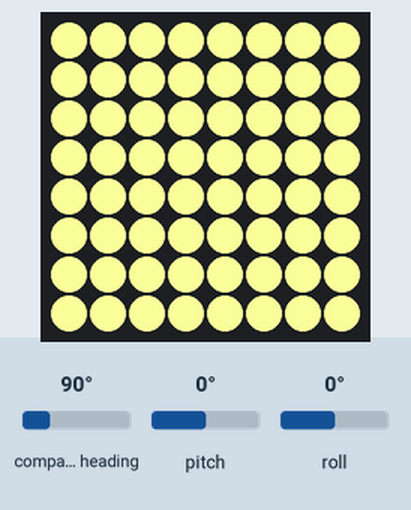
This program was run on a simulated Raspberry Pi (BCM pin numbers) with a Sense HAT. Shown: the Sense HAT's 8×8 RGB LED matrix. Inputs (shaded band) come from the test bench; at power-on: compass heading 90°, pitch 0°, roll 0°. The Sense HAT reports a negative pitch or roll as 360° plus the angle.

Above: at 1.2 s.
1.3 s: compass heading set to 180°
At 2.1 s:
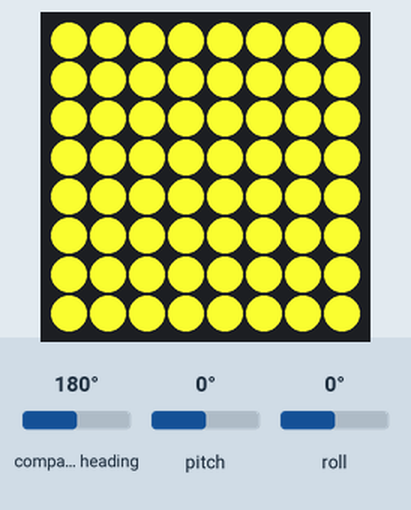
2.8 s: pitch set to -86°
At 3.3 s:
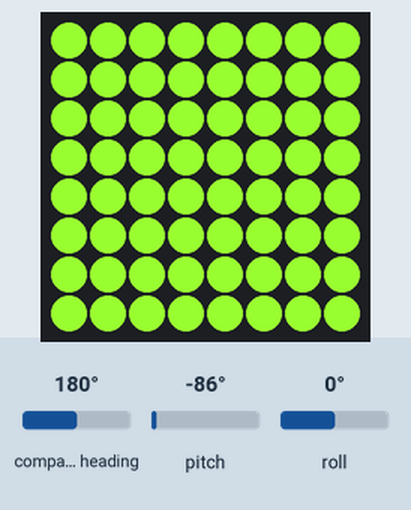
4.3 s: roll set to -86°
5.8 s: compass heading set to 7°
At 6.7 s:
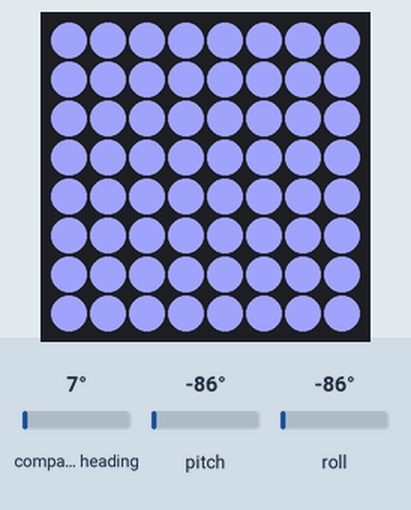
Timing chart, 0 to 8.3 s (numbered marks = the images above; inputs shaded):
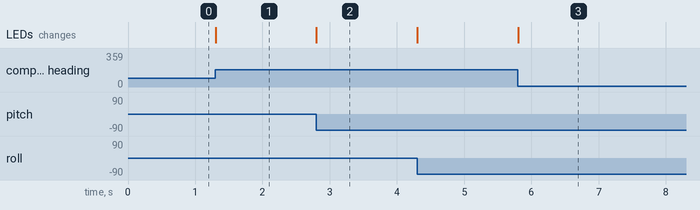

Measured:
- after the input at 1.3 s, the LEDs: change at once (image 1)
- after the input at 2.8 s, the LEDs: change at once (image 2)
- after the input at 5.8 s, the LEDs: change at once (image 3)

The program:

tilt_colour.py
```python
from sense_hat import SenseHat
import time

def clamp(n, minn, maxn):
    return max(min(maxn, n), minn)

sense = SenseHat()

sense.set_imu_config(True, True, True)

while True:
    orientation = sense.get_orientation()

    if(orientation["pitch"] > 180):
        mod_pitch = 360 - orientation["pitch"]
    else:
        mod_pitch = orientation["pitch"]

    if(orientation["roll"] > 180):
        mod_roll = 360 - orientation["roll"]
    else:
        mod_roll = orientation["roll"]

    if(orientation["yaw"] > 180):
        mod_yaw = 360 - orientation["yaw"]
    else:
        mod_yaw = orientation["yaw"]

    pitch_colour = (-205/180)*mod_pitch+255
    roll_colour = (-205/180)*mod_roll+255
    yaw_colour = (-205/180)*mod_yaw+255

    red_colour = clamp(int(round(pitch_colour)),0,255)
    green_colour = clamp(int(round(roll_colour)),0,255)
    blue_colour = clamp(int(round(yaw_colour)),0,255)

    sense.clear(red_colour, green_colour, blue_colour)
```
